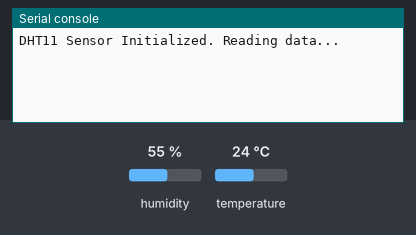
Recording of a program running on a simulated MicroPython board. Parts: the last lines printed to the serial console. The test bench sets the inputs (shaded band); at power-on: humidity 55 %, temperature 24 °C.

Above: at 1.2 s.
1.3 s: humidity set to 22 %
At 3.3 s:
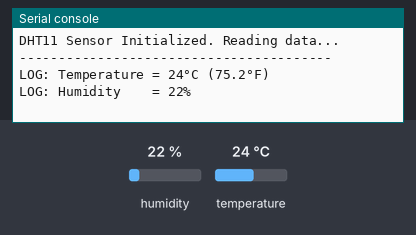
4.3 s: temperature set to 12 °C
At 6.9 s:
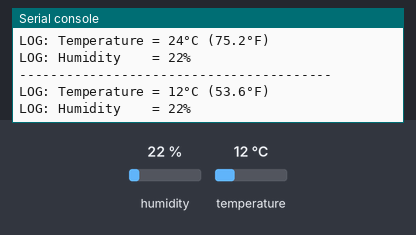
7.3 s: humidity set to 40 %
At 9.2 s:
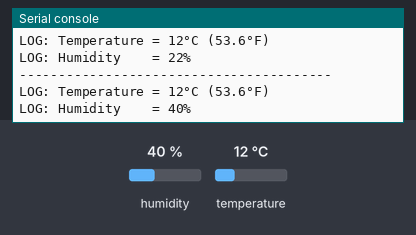

Measured:
- after the input at 1.3 s, the serial console: prints a new line after 0.72 s (image 1)
- after the input at 4.3 s, the serial console: prints a new line after 1.8 s (image 2)
- after the input at 7.3 s, the serial console: prints a new line after 0.79 s (image 3)

The program:

dth-11_temperature_humudity.py
```python
import time
import dht
from machine import Pin

# --- STM32 Hardware Configuration ---
# Set up the data pin. Replace 'PA8' with your actual STM32 pin name.
# Using Pin.PULL_UP acts as an internal backup pull-up resistor.
dht_pin = Pin('A7', Pin.IN, Pin.PULL_UP)

# Initialize the native MicroPython DHT11 driver
sensor = dht.DHT11(dht_pin)

print("DHT11 Sensor Initialized. Reading data...")

# --- Main Measurement Loop ---
while True:
    try:
        # CRITICAL: The DHT11 is a slow sensor. It requires at least
        # a 1 to 2-second pause between readings, or it will throw an error.
        time.sleep(2)

        # Trigger a new hardware sensor transmission measurement
        sensor.measure()

        # Extract the calculated readings from the buffer
        temp_c = sensor.temperature()
        humidity = sensor.humidity()

        # Optional: Convert Celsius to Fahrenheit
        temp_f = (temp_c * 9/5) + 32

        # Print results neatly to the console logs
        print("-" * 40)
        print(f"LOG: Temperature = {temp_c}°C ({temp_f:.1f}°F)")
        print(f"LOG: Humidity    = {humidity}%")

    except OSError as e:
        # Catch reading transmission failures (e.g., loose wires, timeouts)
        print("LOG ERROR: Failed to read from DHT11 sensor. Checking connection...")

    except KeyboardInterrupt:
        print("\nMonitoring stopped by user.")
        break
```
